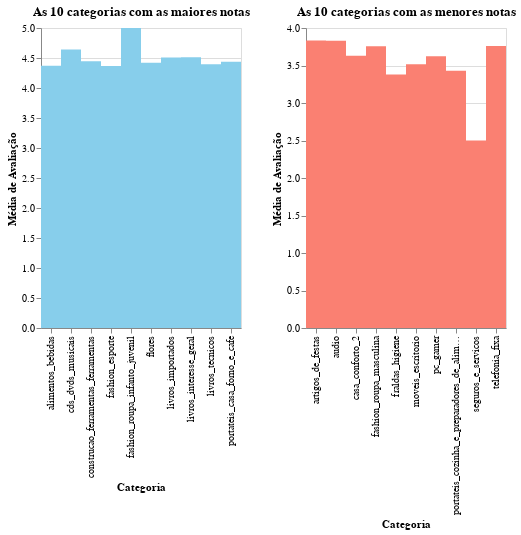

Write notebook code for a chart like this one.
### Code cell
# Agrupar os dados por categoria e calcular a média de avaliação
top_cat = df_review.groupby('Categorias')['Avaliação'].mean().sort_values(ascending=False).head(10)
low_cat = df_review.groupby('Categorias')['Avaliação'].mean().sort_values(ascending=True).head(10)

top_cat_graf = alt.Chart(top_cat.reset_index()).mark_bar(size=20, color='skyblue', strokeWidth=0).encode(
    x=alt.X('Categorias:N', title='Categoria'),
    y=alt.Y('mean(Avaliação):Q', title='Média de Avaliação'),
).properties(title='As 10 categorias com as maiores notas')

low_cat_graf = alt.Chart(low_cat.reset_index()).mark_bar(size=20, color='salmon', strokeWidth=0).encode(
    x=alt.X('Categorias:N', title='Categoria'),
    y=alt.Y('mean(Avaliação):Q', title='Média de Avaliação'),
).properties(title='As 10 categorias com as menores notas')

top_cat_graf | low_cat_graf

### Figure 1 — Vega-Lite specification as saved in the notebook (floating-point values rounded to 4 significant figures)
{"config": {"view": {"continuousWidth": 300, "continuousHeight": 300}}, "hconcat": [{"data": {"name": "data-7824188acade81da36ac39f3577e01d6"}, "mark": {"type": "bar", "color": "skyblue", "size": 20, "strokeWidth": 0}, "encoding": {"x": {"field": "Categorias", "title": "Categoria", "type": "nominal"}, "y": {"aggregate": "mean", "field": "Avaliação", "title": "Média de Avaliação", "type": "quantitative"}}, "title": "As 10 categorias com as maiores notas"}, {"data": {"name": "data-71f2ed244a9734b4f81a244d07df74f2"}, "mark": {"type": "bar", "color": "salmon", "size": 20, "strokeWidth": 0}, "encoding": {"x": {"field": "Categorias", "title": "Categoria", "type": "nominal"}, "y": {"aggregate": "mean", "field": "Avaliação", "title": "Média de Avaliação", "type": "quantitative"}}, "title": "As 10 categorias com as menores notas"}], "$schema": "https://vega.github.io/schema/vega-lite/v5.17.0.json", "datasets": {"data-7824188acade81da36ac39f3577e01d6": [{"Categorias": "fashion_roupa_infanto_juvenil", "Avaliação": 5.0}, {"Categorias": "cds_dvds_musicais", "Avaliação": 4.643}, {"Categorias": "livros_interesse_geral", "Avaliação": 4.512}, {"Categorias": "livros_importados", "Avaliação": 4.509}, {"Categorias": "construcao_ferramentas_ferramentas", "Avaliação": 4.444}, {"Categorias": "portateis_casa_forno_e_cafe", "Avaliação": 4.438}, {"Categorias": "flores", "Avaliação": 4.419}, {"Categorias": "livros_tecnicos", "Avaliação": 4.394}, {"Categorias": "alimentos_bebidas", "Avaliação": 4.369}, {"Categorias": "fashion_esporte", "Avaliação": 4.367}], "data-71f2ed244a9734b4f81a244d07df74f2": [{"Categorias": "seguros_e_servicos", "Avaliação": 2.5}, {"Categorias": "fraldas_higiene", "Avaliação": 3.378}, {"Categorias": "portateis_cozinha_e_preparadores_de_alimentos", "Avaliação": 3.429}, {"Categorias": "moveis_escritorio", "Avaliação": 3.517}, {"Categorias": "pc_gamer", "Avaliação": 3.625}, {"Categorias": "casa_conforto_2", "Avaliação": 3.63}, {"Categorias": "fashion_roupa_masculina", "Avaliação": 3.758}, {"Categorias": "telefonia_fixa", "Avaliação": 3.759}, {"Categorias": "audio", "Avaliação": 3.83}, {"Categorias": "artigos_de_festas", "Avaliação": 3.833}]}}
